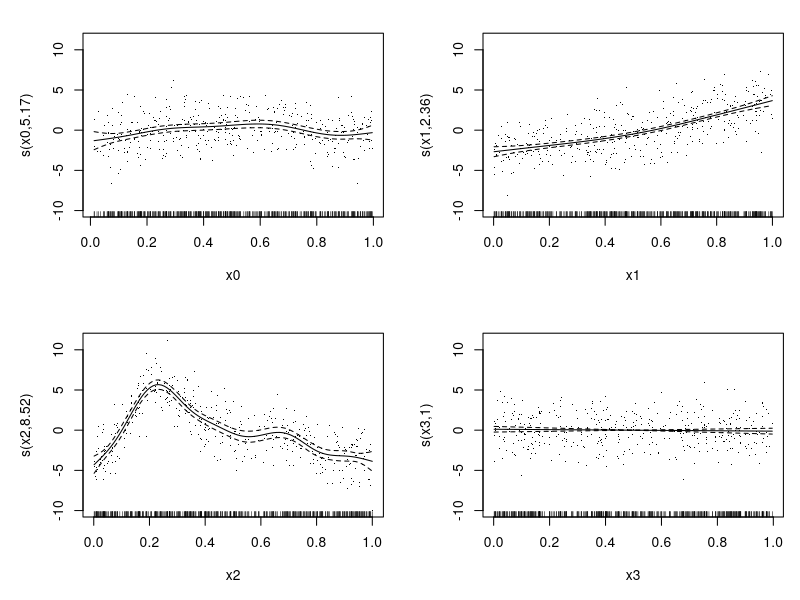
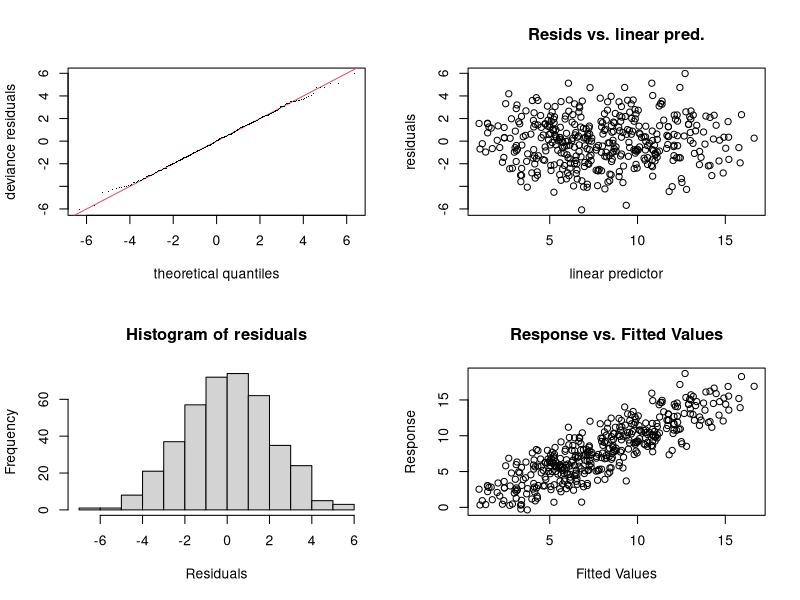
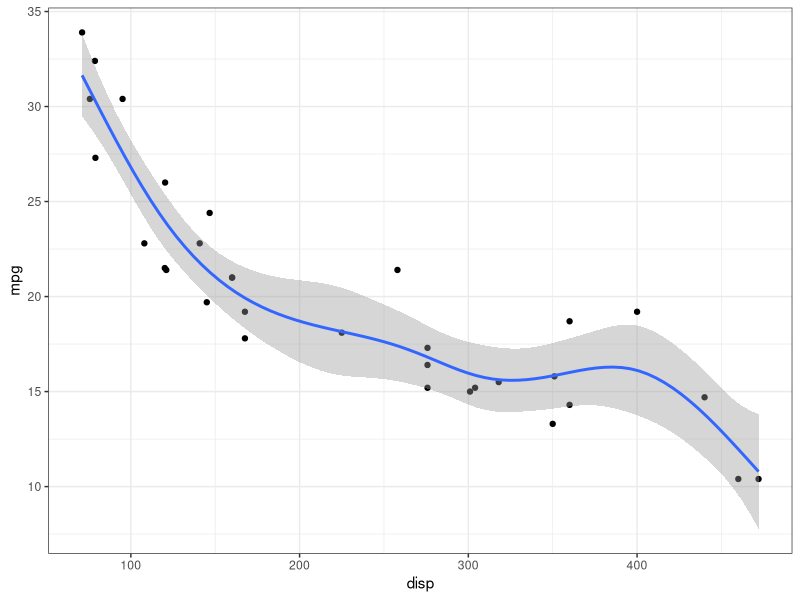
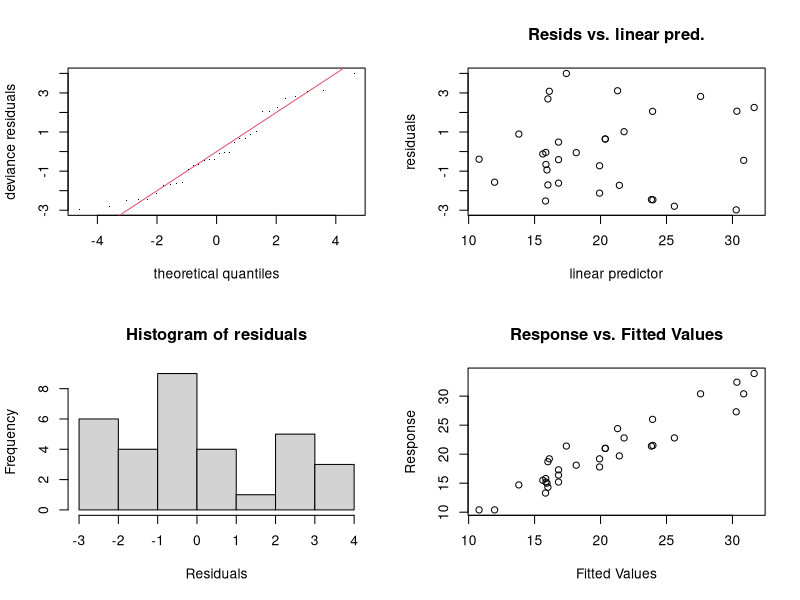
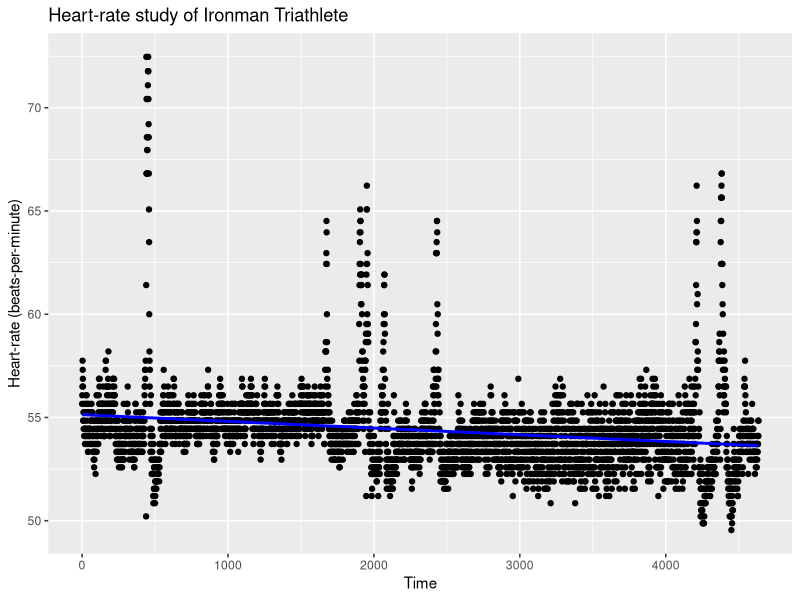
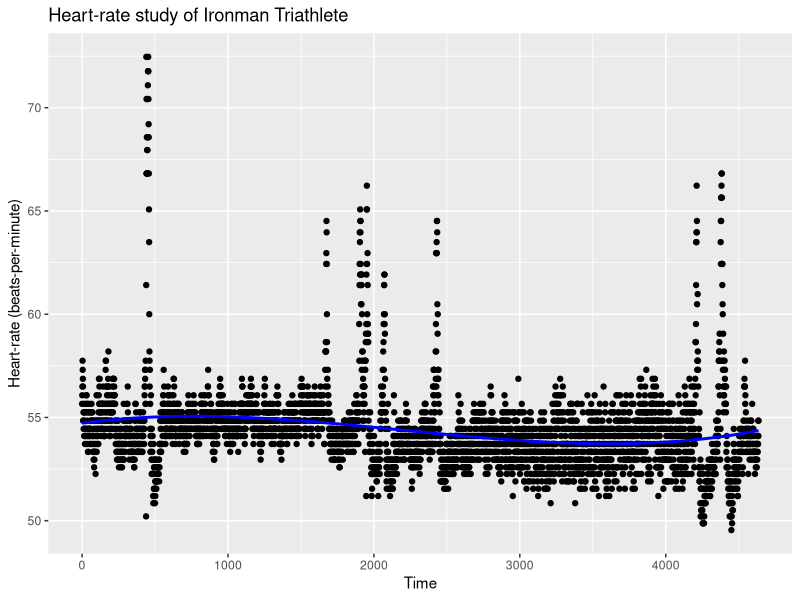
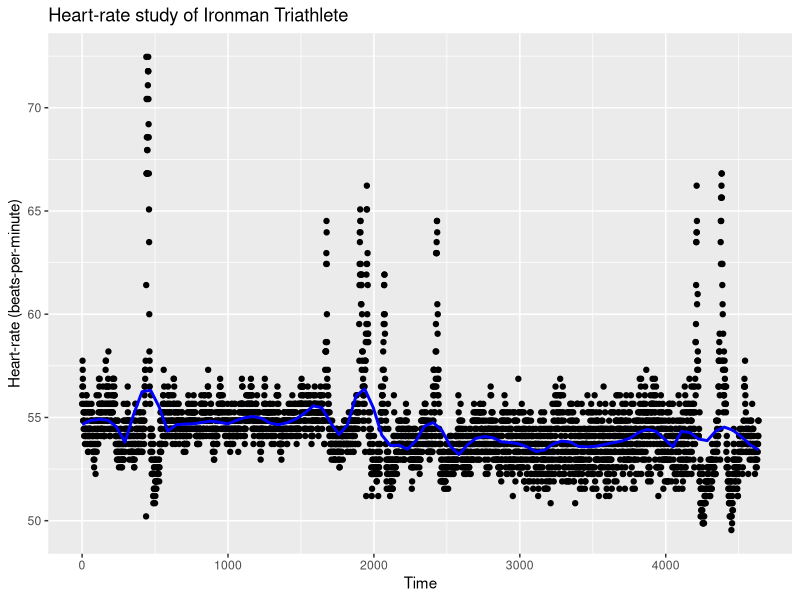
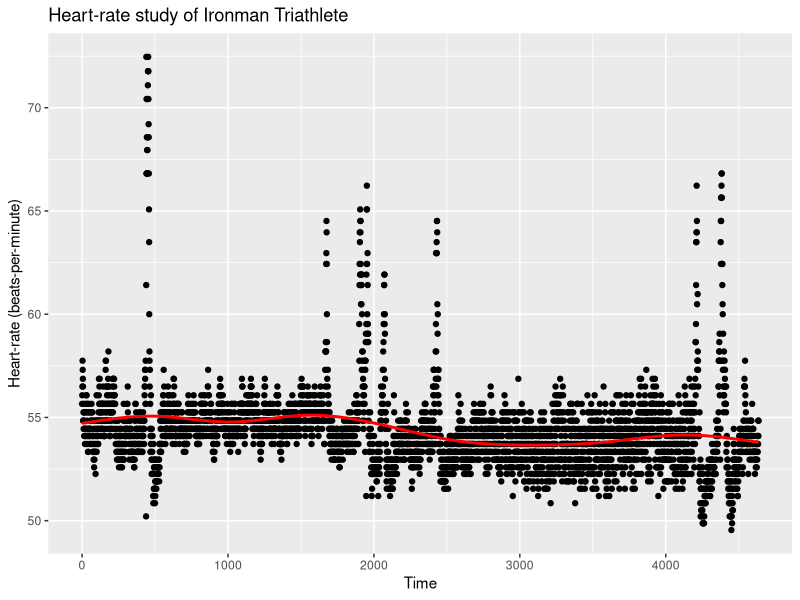

R code for these plots, in order:
## ---- chunk 1
knitr::opts_chunk$set(echo = TRUE, 
                      comment = NA, # Required
                      fig.path = "./figures/",  # Store all figures here in relative path (make the folder first)
                      fig.align = "center",
                      fig.width = 7,
                      fig.height = 7,
                      message = FALSE, # Turn off load messages
                      warning = FALSE # Turn off warnings
                      )
## ---- chunk 2
library(mgcv)
set.seed(0)
sim_data <- gamSim(1, n = 400, dist="normal", scale=2)
head(sim_data)
## ---- chunk 3
fit <- gam(y ~ s(x0) + s(x1) + s(x2) + s(x3), data = sim_data)
summary(fit)
## ---- chunk 4
plot(fit, pages=1, residuals=TRUE)
## ---- chunk 5
gam.check(fit)
## ---- chunk 6
data("mtcars")
mtcars_gam <- 
  gam(mpg ~ s(disp), data = mtcars, method = "REML")
summary(mtcars_gam)
## ---- chunk 7
library(ggplot2)
ggplot(data = mtcars, aes(x = disp, y = mpg)) +
  theme_bw() + geom_point() +
  geom_smooth(method = "gam", formula = y ~ s(x)) 
## ---- chunk 8
gam.check(mtcars_gam)
## ---- chunk 9

## ---- chunk 10
library(ggplot2)
library(dplyr)

# Read dataset
i_df <- read.csv("./i9.csv", header = FALSE)
colnames(i_df) <- c("time", "hr")
i_df <- i_df[ (i_df$time > 4000),]
i_df <- i_df[ !(i_df$hr > 80),]
i_df$time <- i_df$time - i_df$time[1]
p <- ggplot(i_df, aes(x=time, y=hr)) +
  geom_point() +
  labs(title = 'Heart-rate study of Ironman Triathlete',
       x = "Time", 
       y = "Heart-rate (beats-per-minute)")
## ---- chunk 11
# Show case for Yoga meditator
## ---- chunk 12
# Show case for Chi meditator
## ---- chunk 13
# Linear Model Fit (uses formula = y~x)
p + geom_smooth(method = 'lm', se=FALSE, color = 'blue')
## ---- chunk 14
# Model Fit adjusting splines
p + geom_smooth(method = 'lm', formula = y~splines::bs(x,3), se=FALSE, color = 'blue')
## ---- chunk 15
# Loess Model Fit 
p + stat_smooth(method = "loess", 
                se = FALSE,
                span = 0.1,
                # formula = y ~ poly(x, degree),
                method.args = list(degree = 2),
                color = "blue",
                size = 1)
## ---- chunk 16
# GAM Model Fit (formula = y ~ s(x, bs = "cs"))
p + geom_smooth(method = 'gam', se=FALSE, color = 'red')
